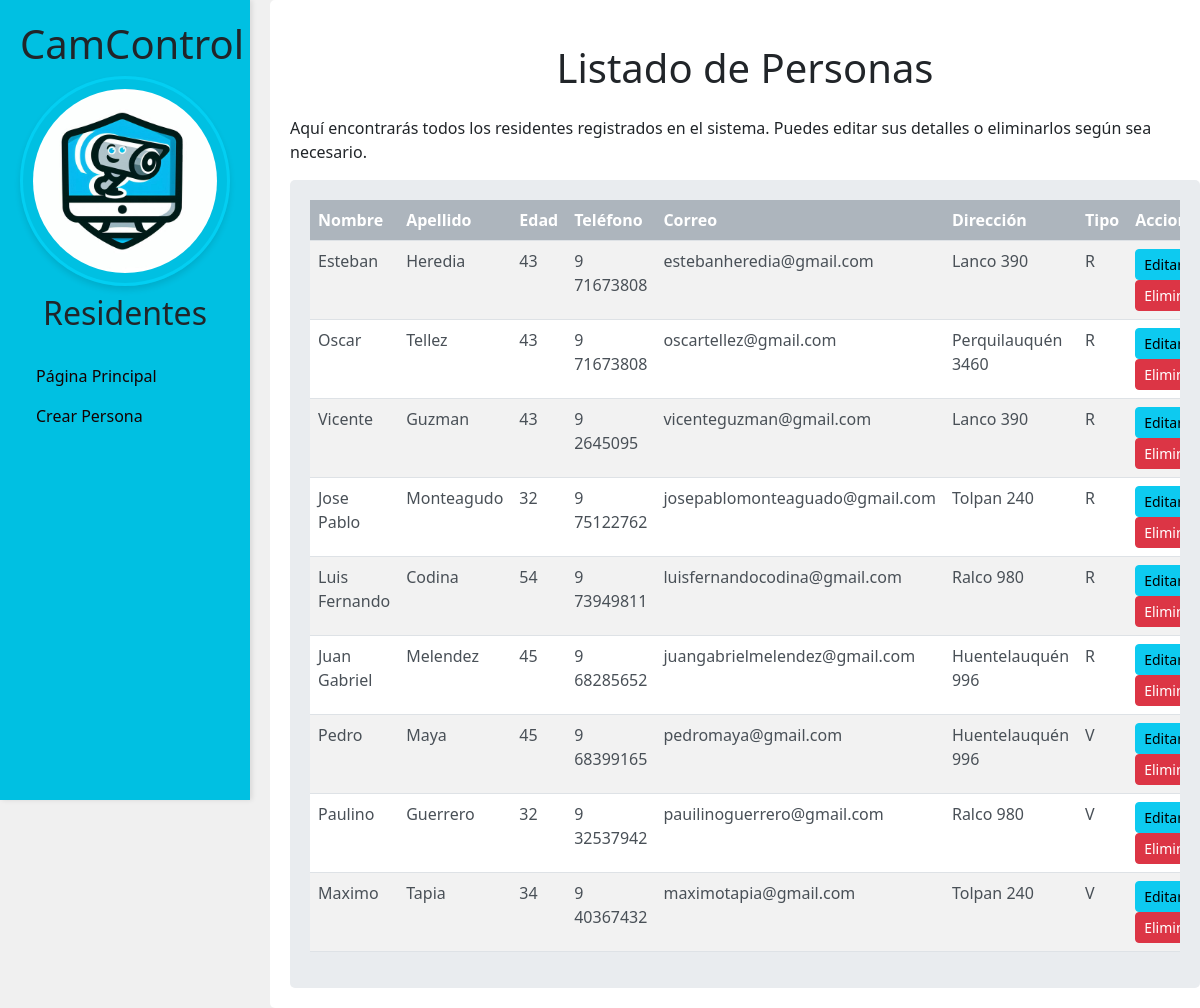
/residentes (signed in), run on the app's committed database.
### core/models.py (models this page shows, shortened)
class Persona(models.Model):
    nombre = models.CharField(max_length=100)
    apellido = models.CharField(max_length=100)
    edad = models.IntegerField()
    telefono = models.CharField(max_length=10)
    correo = models.CharField(max_length=100)
    direccion = models.CharField(max_length=100)
    tipo = models.CharField(max_length=100,choices=tipos,default='R')
    activo = models.BooleanField(default=True)

### core/views.py (the view)
# urls.py: path('residentes', views.residentes, name='Residentes'),
@login_required
def residentes(request):
    residentes = Persona.objects.all()
    return render(request, 'residentes.html', {'residentes': residentes})

### core/templates/residentes.html (shortened to what this page needs)
{% load static %}
<!DOCTYPE html>
<html lang="es">
<head>
    <link href="https://cdn.jsdelivr.net/npm/bootstrap@5.3.3/dist/css/bootstrap.min.css" rel="stylesheet">
</head>
<body>
    <aside class="sidebar">
        <div class="logo-title text-center mb-4">
            <h1 class="title">CamControl</h1>
            <img src="{% static 'img/logo-camcontrol.jpg' %}" alt="Logo" class="logo img-fluid mb-2">
            <h2 class="subtitle">{{ request.resolver_match.url_name }}</h2>
        </div>
        <nav class="nav-menu">
            <ul class="nav flex-column">
                <li class="nav-item">
                    <a class="nav-link" href="{% url 'Pagina Principal' %}">Página Principal</a>
                </li>
                <li class="nav-item">
                    <a class="nav-link" href="{% url 'crear Residente' %}">Crear Persona</a>
                </li>
            </ul>
        </nav>
    </aside>
    <div class="container main-container">
        <h1 class="text-center my-4">Listado de Personas</h1>
        <p class="description">
            Aquí encontrarás todos los residentes registrados en el sistema. Puedes editar sus detalles o eliminarlos según sea necesario.
        </p>
        <div class="table-container">
            <div class="table-responsive">
                <table class="table table-striped">
                    <thead>
                        <tr>
                            <th>Nombre</th>
                            <th>Apellido</th>
                            <th>Edad</th>
                            <th>Teléfono</th>
                            <th>Correo</th>
                            <th>Dirección</th>
                            <th>Tipo</th>
                            <th>Acciones</th>
                        </tr>
                    </thead>
                    <tbody>
                        {% for r in residentes %}
                        <tr>
                            <td>{{ r.nombre }}</td>
                            <td>{{ r.apellido }}</td>
                            <td>{{ r.edad }}</td>
                            <td>{{ r.telefono }}</td>
                            <td>{{ r.correo }}</td>
                            <td>{{ r.direccion }}</td>
                            <td>{{ r.tipo }}</td>
                            <td>
                                <a href="edicion_residente/{{ r.id }}" class="btn btn-info btn-sm">Editar</a>
                                <a href="eliminacion_residente/{{ r.id }}" class="btn btn-danger btn-sm">Eliminar</a>
                            </td>
                        </tr>
                        {% endfor %}
                    </tbody>
                </table>
            </div>
        </div>
    </div>
</body>
</html>

### core/templates/residentes.html (style rules this page uses)
body { padding-left: 250px; background-color: #f0f0f0; min-height: 100vh; display: flex; flex-direction: column; }
.main-container { margin-left: 20px; padding: 20px; background-color: #ffffff; border-radius: 5px; }
.sidebar { width: 250px; height: 100vh; position: fixed; left: 0; top: 0; padding: 20px; background-color: #00c0e2; box-shadow: 2px 0 5px rgba(0, 0, 0, 0.1); }
.sidebar .nav-link { color: rgb(20, 0, 0); text-decoration: none; }
.logo { border-radius: 50%; box-shadow: 0 4px 6px rgba(0, 0, 0, 0.1); transition: transform 0.3s ease-in-out; border: 3px solid #06daff91; padding: 10px; animation: fadeIn 1s ease-out; }
.table-container { background-color: #e9ecef; color: #343a40; padding: 20px; border-radius: 5px; }
.table th { background-color: #adb5bd; color: white; }
.table td { color: #495057; }

### data on the page
Persona: nombre "Esteban", apellido "Heredia", edad "43", telefono "9 71673808", correo "estebanheredia@gmail.com", direccion "Lanco 390", tipo "R"
Persona: nombre "Oscar", apellido "Tellez", edad "43", telefono "9 71673808", correo "oscartellez@gmail.com", direccion "Perquilauquén 3460", tipo "R"
Persona: nombre "Vicente", apellido "Guzman", edad "43", telefono "9 2645095", correo "vicenteguzman@gmail.com", direccion "Lanco 390", tipo "R"
Persona: nombre "Jose Pablo", apellido "Monteagudo", edad "32", telefono "9 75122762", correo "josepablomonteaguado@gmail.com", direccion "Tolpan 240", tipo "R"
Persona: nombre "Luis Fernando", apellido "Codina", edad "54", telefono "9 73949811", correo "luisfernandocodina@gmail.com", direccion "Ralco 980", tipo "R"
Persona: nombre "Juan Gabriel", apellido "Melendez", edad "45", telefono "9 68285652", correo "juangabrielmelendez@gmail.com", direccion "Huentelauquén 996", tipo "R"
Persona: nombre "Pedro", apellido "Maya", edad "45", telefono "9 68399165", correo "pedromaya@gmail.com", direccion "Huentelauquén 996", tipo "V"
Persona: nombre "Paulino", apellido "Guerrero", edad "32", telefono "9 32537942", correo "pauilinoguerrero@gmail.com", direccion "Ralco 980", tipo "V"
Persona: nombre "Maximo", apellido "Tapia", edad "34", telefono "9 40367432", correo "maximotapia@gmail.com", direccion "Tolpan 240", tipo "V"

### other printed values
{{ request.resolver_match.url_name }} "Residentes"
